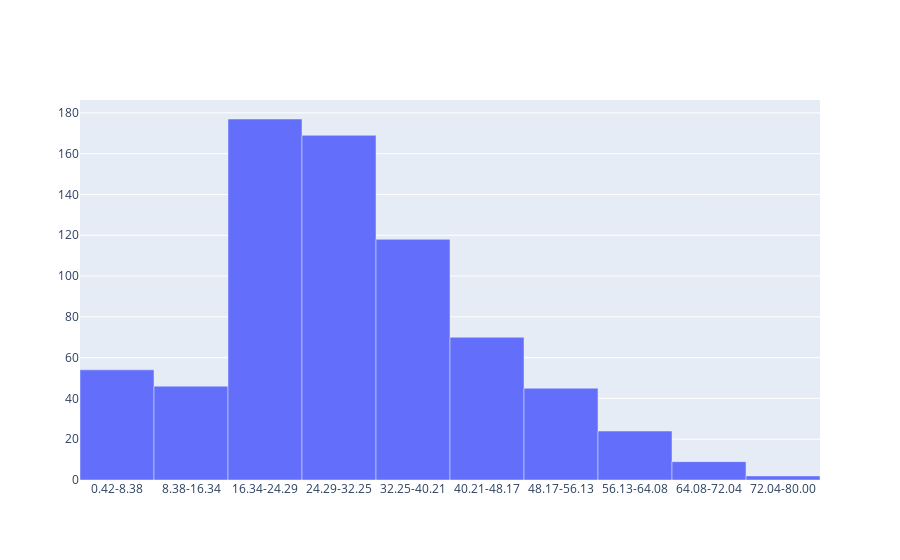

The cell this chart's notebook holds for it:
### Code cell
import plotly.graph_objects as go
animals=['giraffes', 'orangutans', 'monkeys']

fig = go.Figure([go.Bar(y=age_hist[0], x=label1, width=1.0)])
fig.show()

### Figure 1 — Plotly figure (JSON) as saved in the notebook; plotly's stock layout.template omitted (floating-point values rounded to 4 significant figures)
{"data": [{"type": "bar", "width": 1, "x": ["0.42-8.38", "8.38-16.34", "16.34-24.29", "24.29-32.25", "32.25-40.21", "40.21-48.17", "48.17-56.13", "56.13-64.08", "64.08-72.04", "72.04-80.00"], "y": [54, 46, 177, 169, 118, 70, 45, 24, 9, 2]}], "layout": {"autosize": true, "xaxis": {"autorange": true, "range": [-0.5, 9.5], "type": "category"}, "yaxis": {"autorange": true, "range": [0, 186.3], "type": "linear"}}}
